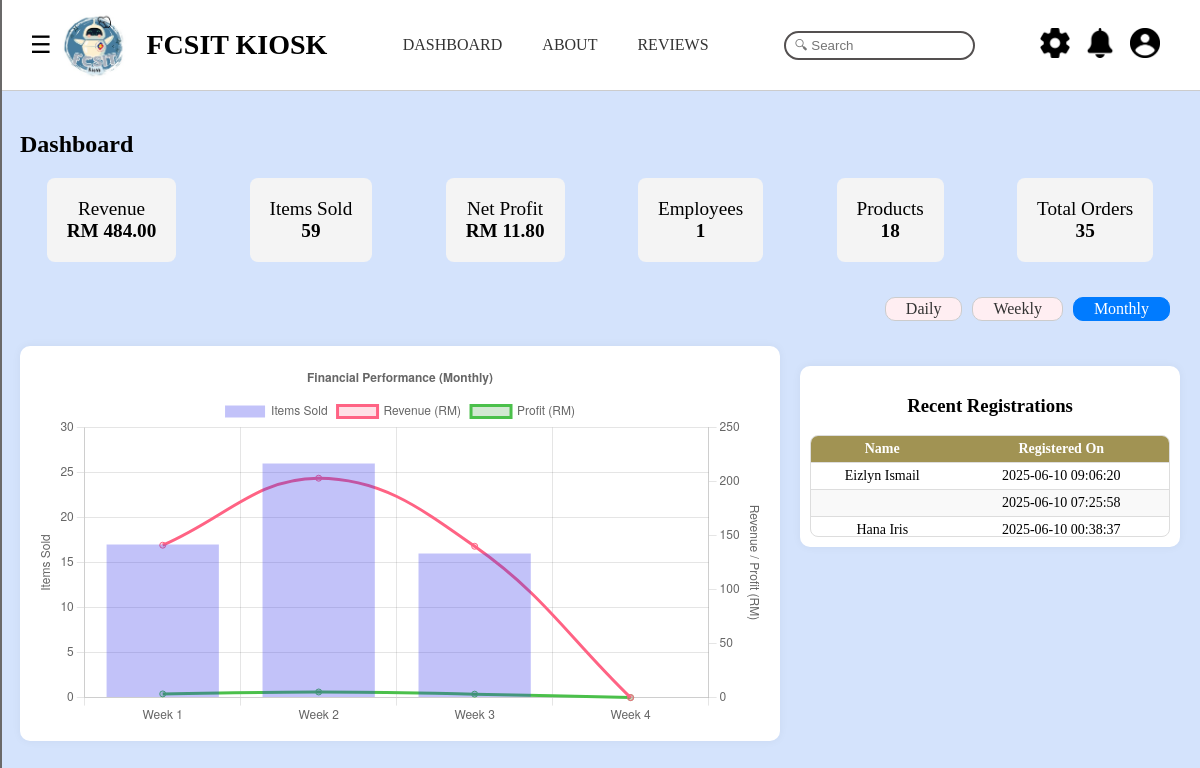
Page /admin/admin_dashboard.php?period=monthly on the committed database.
### tables this page shows
CREATE TABLE `user` (
  `user_id` int(11) NOT NULL,
  `full_name` varchar(100) DEFAULT NULL,
  `email` varchar(100) DEFAULT NULL,
  `password` varchar(255) DEFAULT NULL,
  `user_type` enum('public','registered','employee','admin') DEFAULT NULL,
  `registration_date` datetime DEFAULT NULL
);

### admin/admin_dashboard.php (the view, shortened to what this page needs)
<?php
require "db_connect.php";
include "admin_frame.php";
$period = $_GET['period'] ?? 'daily';
switch ($period) {
  case 'monthly':
    $start = (new DateTime('first day of this month'))->setTime(0, 0);
    $end = (new DateTime('last day of this month'))->setTime(23, 59, 59);
    break;
}
$startFormatted = $start->format('Y-m-d H:i:s');
$endFormatted = $end->format('Y-m-d H:i:s');
$stmt = $conn->prepare("SELECT SUM(oi.quantity) AS items_sold, SUM(o.total_amount) AS revenue FROM order_item oi JOIN orders o ON oi.order_id = o.order_id WHERE o.order_date BETWEEN ? AND ?");
$stmt->bind_param("ss", $startFormatted, $endFormatted);
$stmt->execute();
$data = $stmt->get_result()->fetch_assoc();
$items_sold = $data['items_sold'] ?: 0;
$revenue = $data['revenue'] ?: 0;
$profit = $items_sold * 0.20;
if ($period == 'monthly') {
  $query = "
    SELECT
      FLOOR((DAY(o.order_date) - 1) / 7) + 1 AS label,
      SUM(oi.quantity) AS items_sold,
      SUM(o.total_amount) AS revenue
    FROM order_item oi
    JOIN orders o ON oi.order_id = o.order_id
    WHERE o.order_date BETWEEN ? AND ?
    GROUP BY label
    ORDER BY label
  ";
  $hist_stmt = $conn->prepare($query);
  $hist_stmt->bind_param("ss", $startFormatted, $endFormatted);
}
$hist_stmt->execute();
$raw_data = $hist_stmt->get_result()->fetch_all(MYSQLI_ASSOC);
$hist_data = [];
if ($period == 'daily') {
    $hours = range(8, 17);
    foreach ($hours as $h) {
        $label = sprintf("%02d:00", $h);
        $hist_data[$label] = ['items_sold' => 0, 'revenue' => 0];
    }
    foreach ($raw_data as $row) {
        $hour = (new DateTime($row['label']))->format('H:00');
        if (isset($hist_data[$hour])) {
            $hist_data[$hour]['items_sold'] += $row['items_sold'];
            $hist_data[$hour]['revenue'] += $row['revenue'];
        }
    }
} else {
    $hist_data = [
        'Week 1' => ['items_sold' => 0, 'revenue' => 0],
        'Week 2' => ['items_sold' => 0, 'revenue' => 0],
        'Week 3' => ['items_sold' => 0, 'revenue' => 0],
        'Week 4' => ['items_sold' => 0, 'revenue' => 0]
    ];
    foreach ($raw_data as $row) {
      $weekNum = (int)$row['label'];
      $week = 'Week ' . $weekNum;
      if (isset($hist_data[$week])) {
          $hist_data[$week]['items_sold'] += $row['items_sold'];
          $hist_data[$week]['revenue'] += $row['revenue'];
      }
    }
}
$hist_data_array = [];
foreach ($hist_data as $label => $row) {
  $hist_data_array[] = [
    'label' => $label,
    'items_sold' => $row['items_sold'],
    'revenue' => $row['revenue']
  ];
}
$stmt = $conn->prepare("SELECT full_name, registration_date FROM user WHERE registration_date >= ? ORDER BY registration_date DESC LIMIT 5");
$stmt->bind_param("s", $startFormatted);
$stmt->execute();
$users = $stmt->get_result()->fetch_all(MYSQLI_ASSOC);
?>
<!DOCTYPE html>
<html lang="en">
<head>
    <link rel="stylesheet" href="admindashboard.css">
    <link rel="stylesheet" href="adminstyle.css">
    <link rel="stylesheet" href="https://cdn.jsdelivr.net/npm/flatpickr/dist/flatpickr.min.css">
</head>
<body>
    <div class="content">
        <h2>Dashboard</h2>
        <div class="cards">
            <a href="admin_sales.php" class="card-link">
                <div class="card">Revenue<br><strong>RM <?= number_format($revenue, 2) ?></strong></div>
            </a>
            <a href="admin_sales.php" class="card-link">
                <div class="card">Items Sold<br><strong><?= $items_sold ?></strong></div>
            </a>
            <a href="admin_financialRecord.php" class="card-link">
                <div class="card">Net Profit<br><strong>RM <?= number_format($profit, 2) ?></strong></div>
            </a>
            <a href="admin_employee.php" class="card-link">
                <div class="card">Employees<br><strong><?= $conn->query("SELECT COUNT(*) as cnt FROM employee")->fetch_assoc()['cnt']; ?></strong></div>
            </a>
            <a href="admin_product.php" class="card-link">
                <div class="card">Products<br><strong><?= $conn->query("SELECT COUNT(*) as cnt FROM product")->fetch_assoc()['cnt']; ?></strong></div>
            </a>
            <a href="admin_sales.php" class="card-link">
                <div class="card">Total Orders<br><strong><?= $conn->query("SELECT COUNT(*) as cnt FROM orders")->fetch_assoc()['cnt']; ?></strong></div>
            </a>
        </div>
        <div class="filters">
            <a href="?period=daily" class="<?= $period == 'daily' ? 'active' : '' ?>">Daily</a>
            <a href="?period=weekly" class="<?= $period == 'weekly' ? 'active' : '' ?>">Weekly</a>
            <a href="?period=monthly" class="<?= $period == 'monthly' ? 'active' : '' ?>">Monthly</a>
        </div>
        <div class="dashboard-middle">
            <div class="left-panel">
                <div class="chart-container">
                <canvas id="salesChart" width="1000" height="500"></canvas>
                </div>
            </div>
            <div class="right-panel">
                <div class="registration-container">
                    <h3>Recent Registrations</h3>
                            <div class="table-scroll">
                                <table class="user-table">
                                    <thead>
                                        <tr>
                                            <th>Name</th>
                                            <th>Registered On</th>
                                        </tr>
                                    </thead>
                                    <tbody>
                                        <?php foreach ($users as $u): ?>
                                            <tr>
                                                <td><?= htmlspecialchars($u['full_name']) ?></td>
                                                <td><?= htmlspecialchars($u['registration_date']) ?></td>
                                            </tr>
                                        <?php endforeach; ?>
                                    </tbody>
                                </table>
                            </div>
                </div>
            </div>
        </div>
        <script>
            const chartData = <?= json_encode($hist_data_array) ?>;
            const period = '<?= $period ?>';
            window.chartData = chartData;
            window.period = period;
        </script>
    </div>
</body>
</html>

### admin/adminstyle.css (style rules this page uses)
body { margin: 0; font-family: Arial, sans-serif; background-color: #d4e3fc; height: 100%; }

### admin/admindashboard.css (style rules this page uses)
.content { padding: 20px; font-family: Verdana; }
.filters { display: flex; justify-content: flex-end; gap: 10px; padding: 5px 10px; }
.filters a { padding: 2px 20px; text-decoration: none; background-color: #ffeef2; color: #333; border: 1px solid #ccc; border-radius: 10px; transition: all 0.3s ease; font-weight: 500; }
.filters a.active { background-color: #007bff; color: white; border-color: #007bff; }
.cards { display: flex; flex-wrap: wrap; gap: 20px; margin-bottom: 30px; justify-content:space-around; }
.card { flex: 1; padding: 20px; background: #f4f4f4; border-radius: 8px; text-align: center; font-size: 1.2em; flex-direction: column; }
.card-link { text-decoration: none; color: inherit; }
#salesChart { width: 70%; max-width: 900px; }
.dashboard-middle { display: flex; gap: 20px; margin-top: 20px; align-items: flex-start; }
.left-panel { flex: 2; }
.right-panel { flex: 1; display: flex; flex-direction: column; gap: 20px; }
.chart-container { background: #fff; padding: 15px; border-radius: 10px; box-shadow: 0 0 10px rgba(0,0,0,0.05); }
.registration-container { background: #fff; padding: 10px; border-radius: 10px; box-shadow: 0 0 10px rgba(0,0,0,0.05); text-align: center; }
.user-table { width: 100%; border-collapse: collapse; font-size: 14px; text-align: center; }
.user-table thead { background-color: #a19353; color: white; }
.user-table th, .user-table td { padding: 5px; border-bottom: 1px solid #ddd; }
.user-table tbody tr:nth-child(even) { background-color: #f9f9f9; }
.table-scroll { max-height: 100px; overflow-y: auto; border: 1px solid #ddd; border-radius: 8px; }

### rows in the picture
user: full_name "Eizlyn Ismail", registration_date "2025-06-10 09:06:20"
user: registration_date "2025-06-10 07:25:58"
user: full_name "Hana Iris", registration_date "2025-06-10 00:38:37"

### other values in the picture
$revenue "484.00"
$items_sold "59"
$profit "11.80"
chart data {{ json_encode($hist_data_array) }} [{"label":"Week 1","items_sold":17,"revenue":141},{"label":"Week 2","items_sold":26,"revenue":203},{"label":"Week 3","items_sold":16,"revenue":140},{"label":"Week 4","items_sold":0,"revenue":0}]
chart data {{ $period }} monthly
